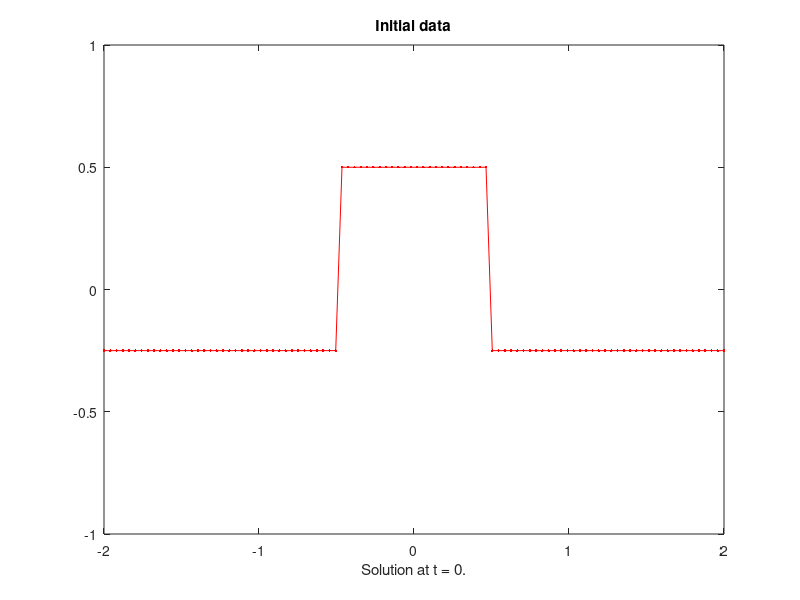

Reproduce this figure in MATLAB. (Note: this script raises an error after producing the figure.)
function Davis
% Burgers' equation as solved in S.F. Davis, A simplified TVD finite 
% difference scheme via artificial viscosity, SIAM J. Sci. Stat. Comput. 
% 6 (1987) 1-18. The problem is solved with periodic boundary conditions. 
% The initial data is a square wave, but the interval is not stated, nor 
% are the details of the square wave. Davis observes that the solution 
% depends strongly on the initial data. Here the square wave is given both 
% negative and positive values so that the upwind direction changes in the 
% span of the interval. Though not the same initial-boundary value problem, 
% the results of this program can be compared qualitatively to Figures 3a-3c 
% of Davis' paper.

meth = menu('Specify the method','LxF','LxW','SLxW','NT');
switch meth
    case 1
        method = 'LxF';
    case 2
        method = 'LxW';
    case 3
        method = 'SLxW';
    case 4
        method = 'NT';
end
if meth == 4
    form = 3;
else
    form = menu('Specify the form of the PDEs','1','2','3');
end
switch form
    case 1
        pdefun = @pdes;
    case 2
        source = 0;
        pdefun = {@flux,source};
    case 3
        pdefun = @cl;
end

t = 0;
Npoints = 100;
x = linspace(-2,2,Npoints);
dx = x(2) - x(1);
u = zeros(1,Npoints);
for i = 1:Npoints
    if abs(x(i)) <= 1/2
        u(i) = 1/2;
    else
        u(i) = -1/4;
    end
end

close all
plot(x,u,'r.-')
title('Initial data'); 
xlabel(['Solution at t = ',num2str(t),'.']);
axis([-2 2 -1 1])
pause

periodic = true;
sol = setup(form,pdefun,t,x,u,method,periodic);
  
howfar = 1;
for m = 1:4
    sol = hpde(sol,howfar,@timestep);
    t = sol.t;
    x = sol.x;
    u = sol.u;
    plot(x,u,'r.-')
    title(['Computed with ',method,'.'])
    xlabel(['Solution at t = ',num2str(t),'.']);
    axis([-2 2 -1 1])
    pause    
end

%=========================================================================
% Subfunctions

    function F = pdes(t,x,u,u_x)
        F = - u.*u_x;
    % end function pdes
    
    function v = flux(t,x,u)
        v = -0.5*u.^2;
    % end function flux
    
    function v = cl(u)
        v = -0.5*u.^2;
    % end function cl
    
    function dt = timestep(dx,t,x,u)
        dt = 0.9*dx/max(abs(u));
    % end function timestep
           
% end function Davis